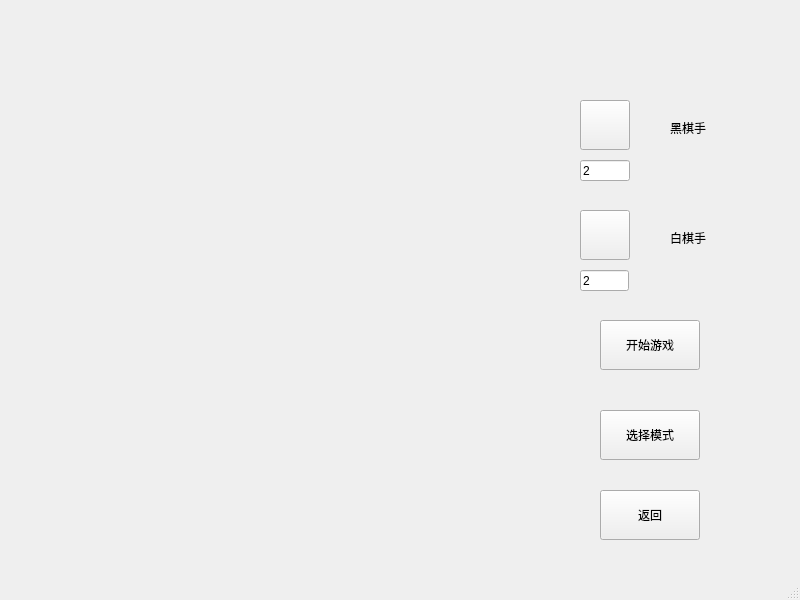
<?xml version="1.0" encoding="UTF-8"?>
<ui version="4.0">
 <class>GameWindow</class>
 <widget class="QMainWindow" name="GameWindow">
  <property name="geometry">
   <rect>
    <x>0</x>
    <y>0</y>
    <width>800</width>
    <height>600</height>
   </rect>
  </property>
  <property name="windowTitle">
   <string>黑白棋游戏</string>
  </property>
  <widget class="QWidget" name="centralwidget">
   <widget class="QPushButton" name="button_return">
    <property name="geometry">
     <rect>
      <x>600</x>
      <y>490</y>
      <width>100</width>
      <height>50</height>
     </rect>
    </property>
    <property name="text">
     <string>返回</string>
    </property>
   </widget>
   <widget class="QPushButton" name="button_start">
    <property name="geometry">
     <rect>
      <x>600</x>
      <y>320</y>
      <width>100</width>
      <height>50</height>
     </rect>
    </property>
    <property name="text">
     <string>开始游戏</string>
    </property>
   </widget>
   <widget class="QPushButton" name="button_white">
    <property name="geometry">
     <rect>
      <x>580</x>
      <y>210</y>
      <width>50</width>
      <height>50</height>
     </rect>
    </property>
    <property name="text">
     <string/>
    </property>
   </widget>
   <widget class="QPushButton" name="button_black">
    <property name="geometry">
     <rect>
      <x>580</x>
      <y>100</y>
      <width>50</width>
      <height>50</height>
     </rect>
    </property>
    <property name="text">
     <string/>
    </property>
   </widget>
   <widget class="QLineEdit" name="lineEdit_black">
    <property name="geometry">
     <rect>
      <x>580</x>
      <y>160</y>
      <width>50</width>
      <height>21</height>
     </rect>
    </property>
    <property name="text">
     <string>2</string>
    </property>
   </widget>
   <widget class="QLineEdit" name="lineEdit_white">
    <property name="geometry">
     <rect>
      <x>580</x>
      <y>270</y>
      <width>49</width>
      <height>21</height>
     </rect>
    </property>
    <property name="text">
     <string>2</string>
    </property>
   </widget>
   <widget class="QPushButton" name="button_people">
    <property name="geometry">
     <rect>
      <x>600</x>
      <y>410</y>
      <width>100</width>
      <height>50</height>
     </rect>
    </property>
    <property name="text">
     <string>选择模式</string>
    </property>
   </widget>
   <widget class="QLabel" name="label">
    <property name="geometry">
     <rect>
      <x>670</x>
      <y>120</y>
      <width>72</width>
      <height>15</height>
     </rect>
    </property>
    <property name="text">
     <string>黑棋手</string>
    </property>
   </widget>
   <widget class="QLabel" name="label_2">
    <property name="geometry">
     <rect>
      <x>670</x>
      <y>230</y>
      <width>72</width>
      <height>15</height>
     </rect>
    </property>
    <property name="text">
     <string>白棋手</string>
    </property>
   </widget>
  </widget>
  <widget class="QMenuBar" name="menubar">
   <property name="geometry">
    <rect>
     <x>0</x>
     <y>0</y>
     <width>800</width>
     <height>26</height>
    </rect>
   </property>
  </widget>
  <widget class="QStatusBar" name="statusbar"/>
 </widget>
 <resources/>
 <connections/>
</ui>
